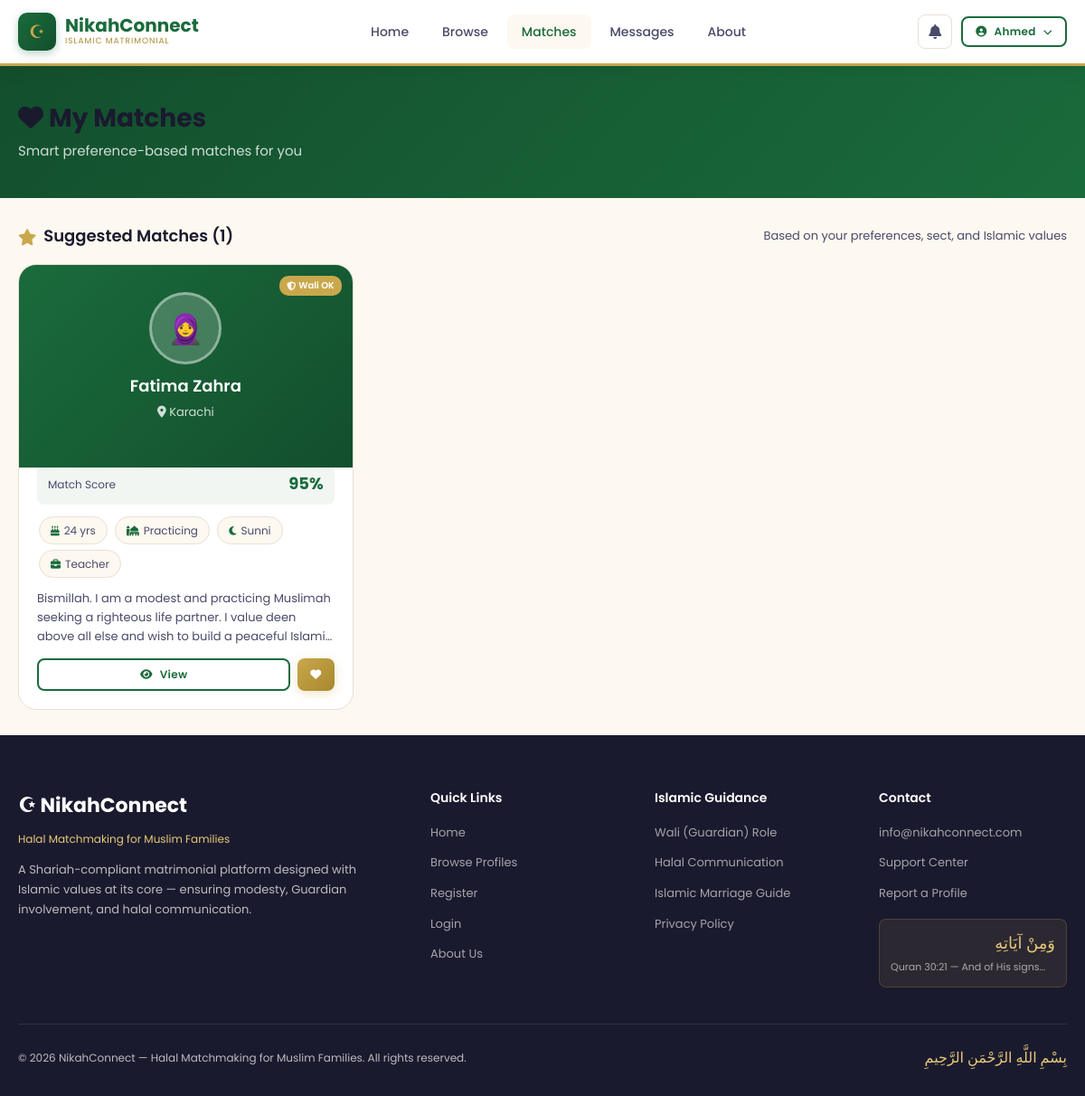
The page /matches.php (signed in) on the database its author committed.
### tables this page shows
CREATE TABLE IF NOT EXISTS users (
    id INT AUTO_INCREMENT PRIMARY KEY,
    full_name VARCHAR(100) NOT NULL,
    email VARCHAR(150) UNIQUE NOT NULL,
    password VARCHAR(255) NOT NULL,
    gender ENUM('male', 'female') NOT NULL,
    role ENUM('user', 'wali', 'parent', 'admin') DEFAULT 'user',
     
    child_id INT NULL,
    guardian_relation VARCHAR(50) NULL,
    is_verified TINYINT(1) DEFAULT 0,
    is_active TINYINT(1) DEFAULT 1,
    profile_complete TINYINT(1) DEFAULT 0,
    created_at TIMESTAMP DEFAULT CURRENT_TIMESTAMP,
    updated_at TIMESTAMP DEFAULT CURRENT_TIMESTAMP ON UPDATE CURRENT_TIMESTAMP
);

CREATE TABLE IF NOT EXISTS profiles (
    id INT AUTO_INCREMENT PRIMARY KEY,
    user_id INT UNIQUE NOT NULL,
    age INT,
    date_of_birth DATE,
    city VARCHAR(100),
    country VARCHAR(100) DEFAULT 'Pakistan',
    marital_status ENUM('never_married', 'divorced', 'widowed') DEFAULT 'never_married',
    education VARCHAR(150),
    occupation VARCHAR(150),
    monthly_income VARCHAR(100),
    height VARCHAR(20),
    complexion VARCHAR(50),
    sect VARCHAR(100),
    religiosity ENUM('practicing', 'moderate', 'learning') DEFAULT 'moderate',
    prayers_per_day ENUM('5_times', '3_times', '1_time', 'occasionally') DEFAULT '5_times',
    hijab_niqab VARCHAR(50),
    beard VARCHAR(50),
    languages VARCHAR(200),
    family_type ENUM('joint', 'nuclear') DEFAULT 'nuclear',
    about_me TEXT,
    about_family TEXT,
    photo VARCHAR(255),
    wali_approved TINYINT(1) DEFAULT 0,
    created_at TIMESTAMP DEFAULT CURRENT_TIMESTAMP,
    updated_at TIMESTAMP DEFAULT CURRENT_TIMESTAMP ON UPDATE CURRENT_TIMESTAMP,
    FOREIGN KEY (user_id) REFERENCES users(id) ON DELETE CASCADE
);

### includes/db.php (called while the page is built, shortened)
<?php
class Database {
    private static $instance = null;
    public $conn;
    private function __construct() {
        $this->conn = new mysqli(DB_HOST, DB_USER, DB_PASS, DB_NAME);
        $this->conn->set_charset('utf8mb4');
    }
    public static function getInstance() {
        if (!self::$instance) {
            self::$instance = new Database();
        }
        return self::$instance;
    }
    public function query($sql, $params = [], $types = '') {
        $stmt = $this->conn->prepare($sql);
        if (!empty($params)) {
            if (empty($types)) {
                $types = str_repeat('s', count($params));
            }
            $stmt->bind_param($types, ...$params);
        }
        $stmt->execute();
        return $stmt->get_result();
    }
    public function fetchOne($sql, $params = [], $types = '') {
        $result = $this->query($sql, $params, $types);
        if ($result && $result->num_rows > 0) {
            return $result->fetch_assoc();
        }
        return null;
    }
    public function fetchAll($sql, $params = [], $types = '') {
        $result = $this->query($sql, $params, $types);
        $rows = [];
        if ($result) {
            while ($row = $result->fetch_assoc()) {
                $rows[] = $row;
            }
        }
        return $rows;
    }
}
function db() {
    return Database::getInstance();
}
function isLoggedIn() {
    return isset($_SESSION['user_id']);
}
function currentUser() {
    return db()->fetchOne("SELECT * FROM users WHERE id = ?", [$_SESSION['user_id']]);
}

### matches.php (the view, shortened to what this page needs)
<?php
require_once 'includes/db.php';
$user = currentUser();
$myProfile = db()->fetchOne("SELECT * FROM profiles WHERE user_id=?", [$user['id']]);
$myPrefs = db()->fetchOne("SELECT * FROM preferences WHERE user_id=?", [$user['id']]);
$gender_opposite = $user['gender'] === 'male' ? 'female' : 'male';
$where = ["u.gender = ?", "u.id != ?", "u.is_active = 1", "u.role = 'user'"];
$params = [$gender_opposite, $user['id']];
if($myProfile) {
    if($myProfile['sect']) { $where[] = "p.sect = ?"; $params[] = $myProfile['sect']; }
}
if($myPrefs) {
    if($myPrefs['pref_age_min']) { $where[] = "p.age >= ?"; $params[] = $myPrefs['pref_age_min']; }
    if($myPrefs['pref_age_max']) { $where[] = "p.age <= ?"; $params[] = $myPrefs['pref_age_max']; }
    if($myPrefs['pref_country']) { $where[] = "p.country = ?"; $params[] = $myPrefs['pref_country']; }
    if($myPrefs['pref_religiosity']) { $where[] = "p.religiosity = ?"; $params[] = $myPrefs['pref_religiosity']; }
}
$matches = db()->fetchAll(
    "SELECT u.*, p.* FROM users u JOIN profiles p ON u.id = p.user_id WHERE " . implode(' AND ', $where) . " ORDER BY p.wali_approved DESC, RAND()",
    $params
);
require_once 'includes/header.php';
?>
<div class="page-header">
    <div class="container">
        <h1><i class="fas fa-heart"></i> My Matches</h1>
        <p>Smart preference-based matches for you</p>
    </div>
</div>
<div class="container" style="padding:28px 20px">
    <div class="card-header" style="background:transparent;border:none;padding:0 0 16px">
        <div class="card-title" style="font-size:18px"><i class="fas fa-star" style="color:var(--gold)"></i> Suggested Matches (<?=count($matches)?>)</div>
        <div style="font-size:13px;color:var(--text-medium)">Based on your preferences, sect, and Islamic values</div>
    </div>
    <?php if(empty($matches)): ?>
    <div style="text-align:center;padding:60px;background:white;border-radius:var(--radius);border:1px solid var(--border)">
        <div style="font-size:48px;margin-bottom:16px">🔍</div>
        <h3>No matches found with current preferences</h3>
        <p style="color:var(--text-medium);margin-top:8px">Try updating your preferences or browse all profiles.</p>
        <div style="display:flex;gap:12px;justify-content:center;margin-top:16px">
            <a href="preferences.php" class="btn btn-outline"><i class="fas fa-sliders-h"></i> Update Preferences</a>
            <a href="profiles.php" class="btn btn-primary"><i class="fas fa-search"></i> Browse All</a>
        </div>
    </div>
    <?php else: ?>
    <div class="profiles-grid">
        <?php foreach($matches as $m): ?>
        <?php
        $score = 50;
        if($myProfile) {
            if(($myProfile['sect']??'') === ($m['sect']??'')) $score += 20;
            if(($myProfile['religiosity']??'') === ($m['religiosity']??'')) $score += 15;
            if(($myProfile['country']??'') === ($m['country']??'')) $score += 10;
        }
        $score = min(99, $score);
        ?>
        <div class="profile-card">
            <div class="profile-card-header">
                <div class="profile-avatar"><?=$m['gender']==='male'?'👳':'🧕'?></div>
                <div class="profile-name"><?=htmlspecialchars($m['full_name'])?></div>
                <div class="profile-location"><i class="fas fa-map-marker-alt"></i> <?=htmlspecialchars($m['city']??'')?></div>
                <?php if($m['wali_approved']): ?>
                <div class="wali-badge"><i class="fas fa-shield-alt"></i> Wali OK</div>
                <?php endif; ?>
            </div>
            <div class="profile-card-body">
                <div style="display:flex;align-items:center;justify-content:space-between;margin-bottom:10px;background:rgba(26,107,60,0.06);border-radius:8px;padding:8px 12px">
                    <span style="font-size:12px;color:var(--text-medium)">Match Score</span>
                    <span style="font-size:18px;font-weight:700;color:var(--primary)"><?=$score?>%</span>
                </div>
                <span class="profile-info-pill"><i class="fas fa-birthday-cake"></i> <?=$m['age']?> yrs</span>
                <span class="profile-info-pill"><i class="fas fa-mosque"></i> <?=ucfirst($m['religiosity']??'')?></span>
                <span class="profile-info-pill"><i class="fas fa-moon"></i> <?=htmlspecialchars($m['sect']??'')?></span>
                <?php if($m['occupation']): ?><span class="profile-info-pill"><i class="fas fa-briefcase"></i> <?=htmlspecialchars($m['occupation'])?></span><?php endif; ?>
                <?php if($m['about_me']): ?>
                <p class="profile-about" style="margin-top:10px"><?=htmlspecialchars($m['about_me'])?></p>
                <?php endif; ?>
                <div class="profile-actions">
                    <a href="view-profile.php?id=<?=$m['user_id']?>" class="btn btn-outline btn-sm" style="flex:1;justify-content:center"><i class="fas fa-eye"></i> View</a>
                    <a href="send-interest.php?to=<?=$m['user_id']?>" class="btn btn-gold btn-sm"><i class="fas fa-heart"></i></a>
                </div>
            </div>
        </div>
        <?php endforeach; ?>
    </div>
    <?php endif; ?>
</div>
<?php require_once 'includes/footer.php'; ?>

### includes/header.php (shortened to what this page needs)
<?php
require_once __DIR__ . '/db.php';
$user = isLoggedIn() ? currentUser() : null;
$currentPage = basename($_SERVER['PHP_SELF']);
?>
<!DOCTYPE html>
<html lang="en">
<head>
    <link rel="stylesheet" href="<?= SITE_URL ?>/assets/css/style.css">
    <link rel="stylesheet" href="https://cdnjs.cloudflare.com/ajax/libs/font-awesome/6.4.0/css/all.min.css">
</head>
<body>
<nav class="navbar">
    <div class="nav-container">
        <a href="<?= SITE_URL ?>/index.php" class="nav-logo">
            <div class="nav-logo-icon">☪</div>
            <div class="nav-logo-text">
                <span class="site-name">NikahConnect</span>
                <span class="tagline">Islamic Matrimonial</span>
            </div>
        </a>
        <div class="nav-links">
            <a href="<?= SITE_URL ?>/index.php" class="<?= $currentPage=='index.php'?'active':'' ?>">Home</a>
            <?php if($user && $user['role']==='parent'): ?>
            <a href="<?= SITE_URL ?>/guardian.php" class="<?= $currentPage=='guardian.php'?'active':'' ?>">Guardian Panel</a>
            <?php else: ?>
            <a href="<?= SITE_URL ?>/profiles.php" class="<?= $currentPage=='profiles.php'?'active':'' ?>">Browse</a>
            <?php if($user): ?>
            <a href="<?= SITE_URL ?>/matches.php" class="<?= $currentPage=='matches.php'?'active':'' ?>">Matches</a>
            <a href="<?= SITE_URL ?>/messages.php" class="<?= $currentPage=='messages.php'?'active':'' ?>">Messages</a>
            <?php endif; ?>
            <?php endif; ?>
            <a href="<?= SITE_URL ?>/about.php">About</a>
        </div>
        <div class="nav-actions">
            <?php if($user): ?>
            <a href="<?= SITE_URL ?>/notifications.php" class="notif-btn" title="Notifications">
                <i class="fas fa-bell"></i>
            </a>
            <div style="position:relative">
                <button onclick="toggleUserMenu()" class="btn btn-outline btn-sm" style="gap:8px">
                    <i class="fas fa-user-circle"></i>
                    <?= htmlspecialchars(explode(' ', $user['full_name'])[0]) ?>
                    <i class="fas fa-chevron-down" style="font-size:10px"></i>
                </button>
            </div>
            <?php else: ?>
            <a href="<?= SITE_URL ?>/login.php" class="btn btn-outline btn-sm">Login</a>
            <a href="<?= SITE_URL ?>/register.php" class="btn btn-primary btn-sm">Join Free</a>
            <?php endif; ?>
        </div>
    </div>
</nav>

### rows shown on the page
users: full_name "Ahmed"
profiles: user.full_name "Fatima Zahra", city "Karachi", wali_approved 1 (drawn), score "95", age "24", religiosity "Practicing", sect "Sunni", occupation "Teacher", about_me "Bismillah. I am a modest and practicing Muslimah seeking a righteous life partner. I value deen above all else and wish to build a peaceful…"

### other values the page prints
count($matches) "1"
SITE_EMAIL "info@nikahconnect.com"
SITE_NAME "NikahConnect"
